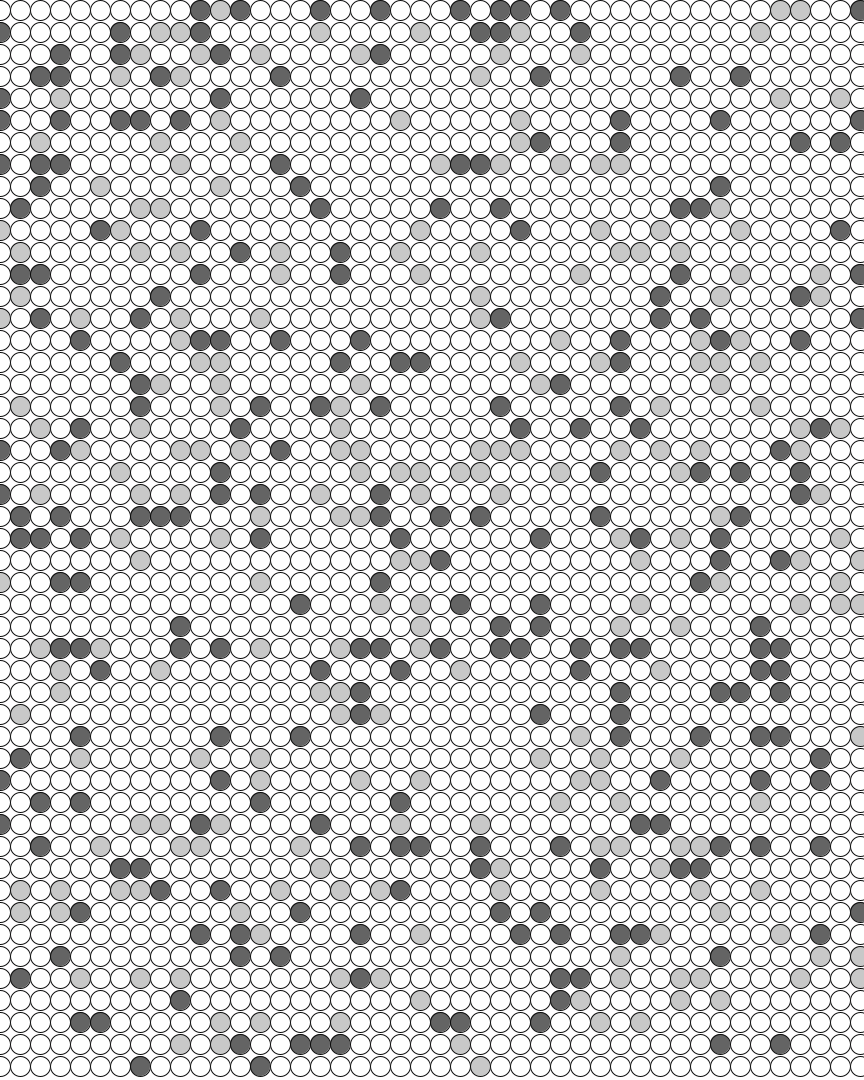
Frame 1 (no input)
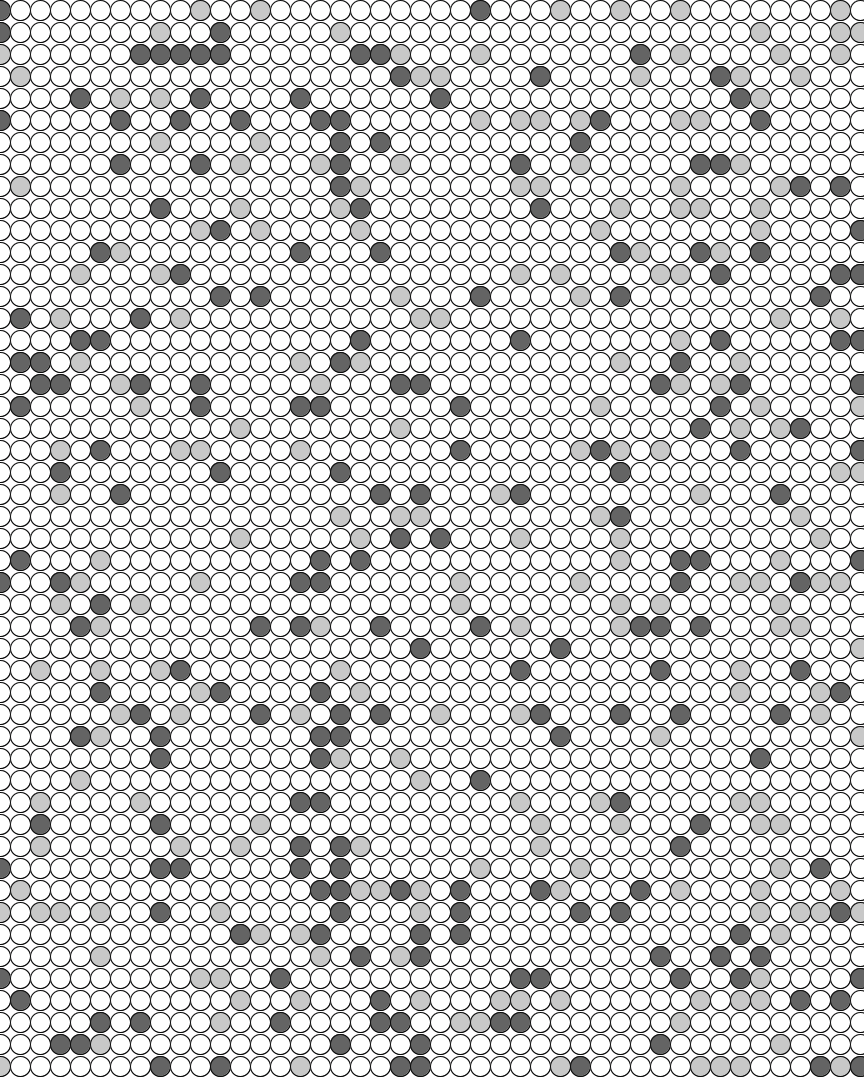
Frame 2 (the mouse pressed at the canvas centre, redrawn once)

The Processing sketch that drew these frames (run headless with seeded random() and noise(); the mouse was pressed at the canvas centre and the sketch redrawn once):

// Processing sketch: ellipse_random
// ── ellipse_random.pde
int y =1 ; 
void setup() {
  size(864, 1080);
  background(255, 254, 255);
}

void draw(){
  
  for(int y = 10 ; y < height; y+=22){
  for(int x = 0 ; x < width ; x +=20){
     
    ellipseMode(CENTER);
    ellipse(x,y,20,20);
    stroke(10);
     int rnd = int(random(1,10)); 
     if (rnd <= 2 ){ fill (rnd*100);} else {fill(255);}
  }
  }
  noLoop();
}
